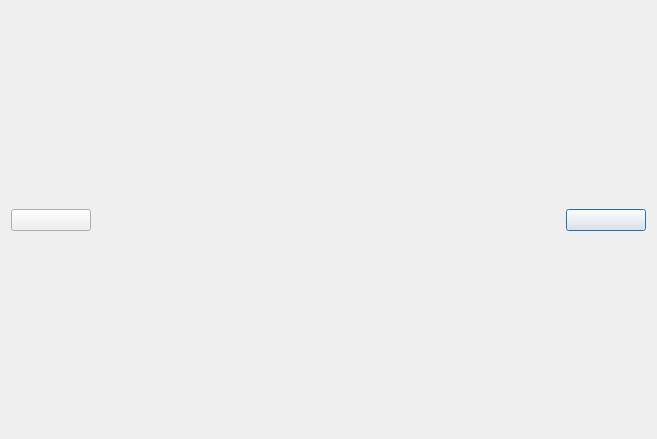
<?xml version="1.0" encoding="UTF-8"?>
<ui version="4.0">
 <class>PicShow</class>
 <widget class="QDialog" name="PicShow">
  <property name="geometry">
   <rect>
    <x>0</x>
    <y>0</y>
    <width>657</width>
    <height>439</height>
   </rect>
  </property>
  <property name="windowTitle">
   <string>Dialog</string>
  </property>
  <layout class="QHBoxLayout" name="horizontalLayout">
   <item>
    <layout class="QGridLayout" name="gridLayout">
     <item row="1" column="2">
      <widget class="QLabel" name="picLabel">
       <property name="text">
        <string/>
       </property>
      </widget>
     </item>
     <item row="1" column="3">
      <spacer name="horizontalSpacer_2">
       <property name="orientation">
        <enum>Qt::Horizontal</enum>
       </property>
       <property name="sizeHint" stdset="0">
        <size>
         <width>40</width>
         <height>20</height>
        </size>
       </property>
      </spacer>
     </item>
     <item row="1" column="4">
      <widget class="QWidget" name="widget_2" native="true">
       <property name="minimumSize">
        <size>
         <width>80</width>
         <height>0</height>
        </size>
       </property>
       <property name="maximumSize">
        <size>
         <width>80</width>
         <height>16777215</height>
        </size>
       </property>
       <layout class="QVBoxLayout" name="verticalLayout_2">
        <property name="leftMargin">
         <number>0</number>
        </property>
        <property name="topMargin">
         <number>0</number>
        </property>
        <property name="rightMargin">
         <number>0</number>
        </property>
        <property name="bottomMargin">
         <number>0</number>
        </property>
        <item>
         <widget class="PicButton" name="nextBtn">
          <property name="text">
           <string/>
          </property>
         </widget>
        </item>
       </layout>
      </widget>
     </item>
     <item row="1" column="1">
      <spacer name="horizontalSpacer">
       <property name="orientation">
        <enum>Qt::Horizontal</enum>
       </property>
       <property name="sizeHint" stdset="0">
        <size>
         <width>40</width>
         <height>20</height>
        </size>
       </property>
      </spacer>
     </item>
     <item row="1" column="0">
      <widget class="QWidget" name="widget" native="true">
       <property name="minimumSize">
        <size>
         <width>80</width>
         <height>0</height>
        </size>
       </property>
       <property name="maximumSize">
        <size>
         <width>80</width>
         <height>16777215</height>
        </size>
       </property>
       <layout class="QVBoxLayout" name="verticalLayout">
        <property name="leftMargin">
         <number>0</number>
        </property>
        <property name="topMargin">
         <number>0</number>
        </property>
        <property name="rightMargin">
         <number>0</number>
        </property>
        <property name="bottomMargin">
         <number>0</number>
        </property>
        <item>
         <widget class="PicButton" name="previousBtn">
          <property name="text">
           <string/>
          </property>
         </widget>
        </item>
       </layout>
      </widget>
     </item>
     <item row="0" column="2">
      <spacer name="verticalSpacer">
       <property name="orientation">
        <enum>Qt::Vertical</enum>
       </property>
       <property name="sizeHint" stdset="0">
        <size>
         <width>20</width>
         <height>40</height>
        </size>
       </property>
      </spacer>
     </item>
     <item row="2" column="2">
      <spacer name="verticalSpacer_2">
       <property name="orientation">
        <enum>Qt::Vertical</enum>
       </property>
       <property name="sizeHint" stdset="0">
        <size>
         <width>20</width>
         <height>40</height>
        </size>
       </property>
      </spacer>
     </item>
    </layout>
   </item>
  </layout>
 </widget>
 <customwidgets>
  <customwidget>
   <class>PicButton</class>
   <extends>QPushButton</extends>
   <header>picbutton.h</header>
  </customwidget>
 </customwidgets>
 <resources/>
 <connections/>
</ui>
